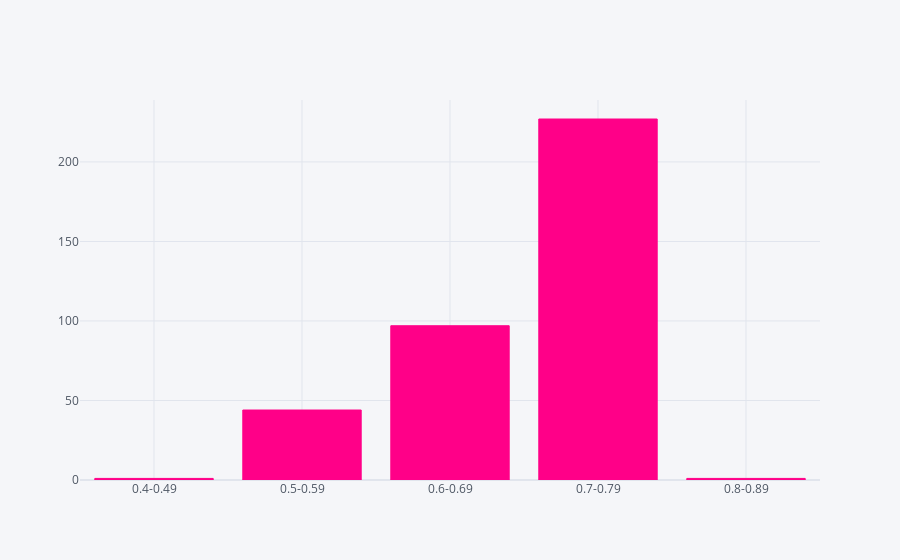

Source (notebook cell):
### Code cell
build_bar('pff_sackAllowed', 'pink')

### Figure 1 — Plotly figure (JSON) as saved in the notebook; plotly's stock layout.template omitted (floating-point values rounded to 4 significant figures)
{"data": [{"marker": {"color": "rgba(255, 0, 136, 1)", "line": {"color": "rgba(255, 0, 136, 1.0)", "width": 1}}, "name": "pff_sackAllowed", "orientation": "v", "text": "", "type": "bar", "x": ["0.4-0.49", "0.5-0.59", "0.6-0.69", "0.7-0.79", "0.8-0.89"], "y": [1, 44, 97, 227, 1]}], "layout": {"autosize": true, "legend": {"bgcolor": "#F5F6F9", "font": {"color": "#4D5663"}}, "paper_bgcolor": "#F5F6F9", "plot_bgcolor": "#F5F6F9", "title": {"font": {"color": "#4D5663"}}, "xaxis": {"autorange": true, "gridcolor": "#E1E5ED", "range": [-0.5, 4.5], "showgrid": true, "tickfont": {"color": "#4D5663"}, "title": {"font": {"color": "#4D5663"}, "text": ""}, "type": "category", "zerolinecolor": "#E1E5ED"}, "yaxis": {"autorange": true, "gridcolor": "#E1E5ED", "range": [0, 238.9], "showgrid": true, "tickfont": {"color": "#4D5663"}, "title": {"font": {"color": "#4D5663"}, "text": ""}, "type": "linear", "zerolinecolor": "#E1E5ED"}}}
